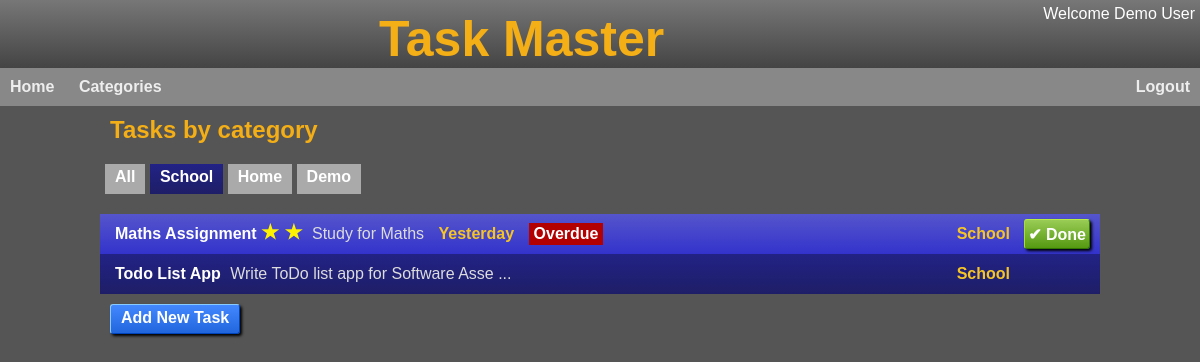
The page /categorytasks/School (signed in) on the database its author committed.
### app/models/user.py (models this page shows, shortened)
class User(UserMixin, db.Model):
  id = db.Column(db.Integer, primary_key=True)
  username = db.Column(db.String(32), index=True, unique=True)
  display_name = db.Column(db.String(32))
  school_id = db.Column(db.Integer)
  access = db.Column(db.Integer, default=ACCESS['basic'])
  email = db.Column(db.String(120), index=True, unique=True)
  email_verified = db.Column(db.Integer)
  password_hash = db.Column(db.String(128))
  last_seen = db.Column(db.DateTime)
  created_at = db.Column(db.DateTime, default=db.func.datetime('now')) #default=db.func.utc_timestamp())
  last_modified = db.Column(db.DateTime, default=db.func.datetime('now'), onupdate=db.func.datetime('now')) #, default=db.func.utc_timestamp(), onupdate=db.func.utc_timestamp())
  tasks = db.relationship('Task', backref='user', lazy=True)
  def update_last_seen(self):
    last_seen = self.last_seen if self.last_seen else datetime.fromtimestamp(0)
    if (datetime.utcnow() - last_seen).total_seconds() > 600:  # More than 10 minutes ago
     self.last_seen = datetime.utcnow()
     db.session.commit()

### app/models/task.py (models this page shows, shortened)
class Task(db.Model):
  id = db.Column(db.Integer, primary_key=True)
  user_id = db.Column(db.Integer, db.ForeignKey('user.id'))
  name = db.Column(db.String(32))
  description = db.Column(db.String(250))
  category = db.Column(db.String(10))
  priority = db.Column(db.Integer,default=P_LOW)
  status = db.Column(db.Integer,default=STS_NEW)
  due_by = db.Column(db.DateTime)
  created_at = db.Column(db.DateTime, default=db.func.datetime('now'))
  def is_outstanding(self):
    return self.status < STS_COMPLETED
  def is_completed(self):
    return self.status == STS_COMPLETED
  def is_overdue(self):
    if self.is_completed():
      return False
    else:
      return self.due_by and self.due_by.date() < datetime.date.today()
  def priority_str(self):
    priority = self.priority or 0
    if priority >= 0 and priority < len(PRIORITY_STRS):
      return PRIORITY_STRS[priority]
    return ''
  def status_str(self):
    if self.status == STS_COMPLETED:
      return 'Completed'
    return 'Outstanding'
  def short_desc(self):
    desc = self.description
    if len(desc) > 40:
      desc = desc[:37] + " ..."
    return desc

### app/main/main_routes.py (the view)
@bp.route('/categorytasks/<category>')
@login_required
def category_tasks(category):
    if category == 'All':
        tasks = Task.query.filter_by(user_id=current_user.id).order_by(text('due_by is null, due_by')).all()
    elif category == 'Other':
        tasks = Task.query.filter_by(user_id=current_user.id, category='').order_by(text('due_by is null, due_by')).all()
    else:
      tasks = Task.query.filter_by(user_id=current_user.id, category=category).order_by(text('due_by is null, due_by')).all()
    categories_rows = Task.query.with_entities(Task.category).filter_by(user_id=current_user.id).distinct()
    categories = [row[0] for row in categories_rows]
    for cat in categories:
      if not cat:
        categories.remove(cat)
        categories.append('Other')
    categories = ['All'] + categories
    session['back_to'] = request.path # Store the current url to come back to
    return render_template('category_tasks.html', tasks=tasks, categories=categories, selected_category=category)

### app/main/__init__.py (called while the page is built)
def init_app(app):
    app.register_blueprint(bp)
    app.register_error_handler(403, error_forbidden)
    app.jinja_options['finalize'] = lambda x: x if x is not None else '' #prevent Jinja from printing None
    login.login_view = 'main.login'
    login.init_app(app)
    @app.context_processor
    def inject_default_template_variables():   #injects default template variables
         return dict(h=helpers)  #makes helper functions available in templlates
    @app.before_request
    def update_last_seen():
      if current_user.is_authenticated:
        current_user.update_last_seen()

### app/models/user.py (called while the page is built)
@login.user_loader
def load_user(id):
  return User.query.get(int(id))

### app/utils/helpers.py (called while the page is built)
def pluralise(word, cnt, suffix="s"):
  n = int(cnt)
  if n == 1 or n == -1:
    return(word)
  else:
    return(word+suffix)

def fmt_date(dt):
  if not isinstance(dt, datetime.datetime):
    return ''
  return dt.strftime("%d %b %y")

def fmt_date_daysuntil(date):
  if not isinstance(date, datetime.datetime):
    return ''
  try:
    diff = date.date() - datetime.date.today()
    days = int(diff.total_seconds() / (60*60*24))
  except Exception as e:
    return('')
  days_str = pluralise('day', days)
  if days < -1:
    return f"{-days} {days_str} ago"
  if days == -1:
    return 'Yesterday'
  if days == 0:
    return 'Today'
  if days == 1:
    return 'Tomorrow'
  return f"{days} {days_str}"

### app/templates/category_tasks.html
{% extends "base.html" %}
{% block head %}
  <link rel="stylesheet" href="{{ url_for('static', filename='tasks.css') }}">
{% endblock %}
{% block content %}
  <h2>Tasks by category</h2>
  <div id="category-list">
    {% for category in categories %}
      <a href="{{ url_for('main.category_tasks', category=category) }}"
        {% if category == selected_category %}
          class="selected"
        {% endif %}>
        {{ category }}</a>
    {% endfor %}
  </div>
  {% include '_task_list.html' %}
  <div class="actions">
    <a href="{{ url_for('main.new_task',category=selected_category) }}">Add New Task</a>
  </div>
{% endblock %}

### app/templates/_header.html
<div id="header">
  <div id="userinfo">
    {% if current_user.is_authenticated %}
      <div id="user">Welcome {{current_user.display_name }}</div>
    {% endif %}
  </div>
  <span class="title">Task Master</span>
</div>
<div id="menubar">
  <ul>
    {% if not current_user.is_anonymous %}
      <li><a href="{{ url_for('.home') }}">Home</a></li>
      <li><a href="{{ url_for('.category_tasks', category='All') }}">Categories</a></li>
      <li class="right"><a href="{{ url_for('main.logout') }}">Logout</a></li>
    {% endif %}
  </ul>
</div>

### app/templates/_task_list.html (shortened to what this page needs)
<div class="tasks">
    {% for task in tasks %}
      <a class="task sts-{{task.status}}" onclick="toggle_details('{{ task.id }}')">
        <div class="task-info">
          <div class="task-name">
            {{ task.name }}
          </div>
          {% if task.priority and task.priority > 0 %}
            <div class="task-priority p-{{task.priority}}">
              &#9733;
              {% if task.priority and task.priority > 1 %}
              &#9733;
              {% endif %}
            </div>
          {% endif %}
          <div class="task-description">
            {{ task.short_desc() }}
          </div>
          {% if task.is_outstanding() %}
            <div class="task-due">
              {{ h.fmt_date_daysuntil(task.due_by) }}
            </div>
          {% endif %}
          {% if task.is_overdue() and task.is_outstanding() %}
          <div class="task-overdue">
            Overdue
          </div>
        {% endif %}
        </div>
        <div class="task-category">
          {{ task.category or 'Other' }}
        </div>
        <div class="task-btns">
          {% if task.is_outstanding() %}
            <form action="{{ url_for('main.complete_task', id=task.id) }}" method="POST">
              <input class="done" type="submit" value="&#x2714 Done">
            </form>
          {% endif %}
        </div>
      </a>
    {% endfor %}
  </div>

### app/static/base.css (style rules this page uses)
* { margin: 0px; padding: 0px; box-sizing: border-box; }
body { color: #fff; background: #555; font-family: Arial, Helvetica, sans-serif; }
#header { overflow: hidden; background: linear-gradient(#777, #444); text-align: center; }
#header .title { color: rgb(244, 174, 22); font-family: Arial, Helvetica, sans-serif; font-weight: bold; font-size: 50px; display: inline-block; margin-top: 10px; }
h2 { color: rgb(244, 174, 22); }
#userinfo { float:right; text-align:right; margin-top: 5px; margin-right: 5px; }
#menubar { font-family: Arial, Helvetica, sans-serif; font-weight: bold; color: #eee; background: #888; }
#menubar ul { list-style-type: none; overflow: hidden; margin: 0; padding: 0; }
#menubar li { display: inline-block; padding: 10px 0px; text-align: center; }
#menubar li.right { float: right; }
#menubar li a { text-decoration: none; padding: 10px 10px; color: #eee; }

### app/static/tasks.css (style rules this page uses)
.tasks { flex: 1; }
.task { min-height: 40px; display: flex; align-items: center; background:#666; }
h2 { padding-top: 10px; padding-bottom: 5px; margin-left: 10px; }
.task { background: linear-gradient(#55c,#33c); }
.task.sts-1 { background: linear-gradient(rgb(34, 34, 134), rgb(30, 30, 103)); }
.task-info { padding-left: 10px; flex: 1; }
.task-priority { display: inline-block; font-size:20px ; color: #00eeff; }
.task-priority.p-2 { color: #fff200; font-weight: bold; }
.task-name { display: inline-block; padding-left: 5px; color: #fff; font-weight: bold; }
.task-description { display: inline-block; padding-left: 5px; padding-top: 5px; padding-bottom: 5px; color: #dcdcdc; }
.task-due { display: inline-block; margin-right: 10px; margin-left: 10px; color: #f6c525; font-weight: bold; }
.task-overdue { color: white; font-weight: bold; background-color: rgb(179, 0, 0); display: inline-block; padding: 2px 5px; }
.task-category { margin-right: 10px; color: #f6c525; font-weight: bold; padding-left: 10px; text-align: right; }
.task-btns { min-width: 80px; padding-right: 5px; }
.task-btns form { display: inline; float: right; margin-right: 5px; }
.task-btns input[type=submit] { display: inline-block; font: inherit; font-size: 16px; font-weight: bold; padding: 0px 3px; height: 30px; border-radius: 3px; border-top: 1px solid #be4; border-left: 1px solid #ad3; border-right: 1px solid #370; border-bottom: 1px solid #370; background: #7a3; background: linear-gradient(#9c5, #591); box-shadow: rgba(0,0,0,1) 2px 2px 3px; text-align: center; color: #fff; }
a.task { text-decoration: none; }
.actions { margin-top: 10px; margin-left: 10px; }
.actions a, .actions input[type=submit] { text-decoration: none; display: inline-block; font: inherit; font-size: 16px; font-weight: bold; padding: 4px 10px; min-width: 80px; height: 30px; border-radius: 3px; border-top: 1px solid #8cf; border-left: 1px solid #8cf; border-right: 1px solid #04b; border-bottom: 1px solid #04b; background: linear-gradient(#48f, #26d); box-shadow: rgba(0,0,0,1) 2px 2px 3px; text-align: center; color: #fff; vertical-align: top; }
#category-list { margin-top: 10px; padding: 5px; margin-bottom: 10px; }
#category-list a { text-decoration: none; display: inline-block; font: inherit; font-weight: bold; padding: 4px 10px; height: 30px; background: #aaa; text-align: center; color: #fff; margin-right: 0px; margin-bottom: 5px; }
#category-list a.selected { background: linear-gradient(rgb(34, 34, 134), rgb(30, 30, 103)); }

### rows shown on the page
User: display_name "Demo User"
Task: name "Maths Assignment", short_desc "Study for Maths", fmt_date_daysuntil "Yesterday", status "Overdue", category "School"
Task: name "Todo List App", short_desc "Write ToDo list app for Software Asse ...", category "School"

### other values the page prints
{{ category }} "All" "School" "Home" "Demo"
